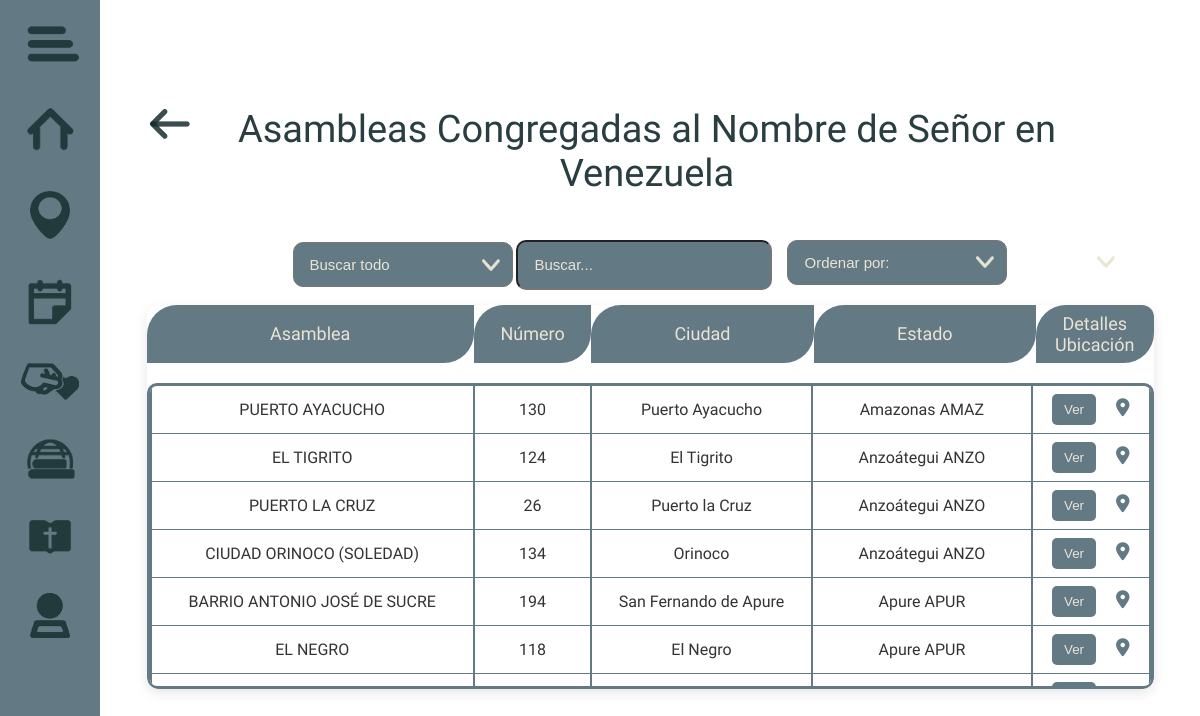
The app's page /Menu/Ubicaciones/Lista/index.php with its own data.
### tables this page shows
CREATE TABLE `iglesias` (
  `id` int(11) NOT NULL,
  `asamblea` varchar(255) NOT NULL,
  `numero` varchar(100) NOT NULL,
  `ciudad` varchar(100) NOT NULL,
  `estado` varchar(100) NOT NULL,
  `direccion` text NOT NULL,
  `domingo` varchar(100) DEFAULT NULL,
  `lunes` varchar(100) DEFAULT NULL,
  `martes` varchar(100) DEFAULT NULL,
  `miercoles` varchar(100) DEFAULT NULL,
  `jueves` varchar(100) DEFAULT NULL,
  `viernes` varchar(100) DEFAULT NULL,
  `sabado` varchar(100) DEFAULT NULL,
  `obras` text DEFAULT NULL,
  `GoogleMaps` varchar(255) NOT NULL,
  `coordenadas` varchar(150) DEFAULT NULL,
  `Fehca_Fundacion` varchar(255) NOT NULL
);

### Menu/Ubicaciones/Lista/index.php (the view, shortened to what this page needs)
<?php
$servername = "sql204.infinityfree.com";
$username = "if0_39714112";
$password = "MWgk9nZD6H0RIl";
$database = "if0_39714112_directorio_asambleas";
$conn = new mysqli($servername, $username, $password, $database);
$conn->set_charset("utf8");
$sql = "SELECT id, asamblea, numero, ciudad, estado, direccion, domingo, lunes, martes, miercoles, jueves, viernes, sabado, obras, GoogleMaps, Fehca_Fundacion FROM iglesias";
$result = $conn->query($sql);
?>
<!DOCTYPE html>
<html lang="es">
<head>
    <link rel="stylesheet" href="https://cdnjs.cloudflare.com/ajax/libs/font-awesome/6.4.0/css/all.min.css">
    <link rel="stylesheet" href="Lista.css">
</head>
<body>
    <nav class="menu-nav">
        <button class="icon-btn btn-menu" onclick="toggleSidebarMenu()" title="Menú">
            <img src="iconos/Menu.png" alt="Menú">
        </button>
        <button class="icon-btn solo-pc" onclick="location.href='https://pwagacandsv.rf.gd/Menu/index.php'" title="Inicio">
            <img src="iconos/Inicio.png" alt="Inicio">
        </button>
        <button class="icon-btn solo-pc" onclick="location.href='https://pwagacandsv.rf.gd/Menu/Submenu.php'" title="Ubicación">
            <img src="iconos/ubicaciones.png" alt="Ubicación">
        </button>
        <button class="icon-btn solo-pc" onclick="location.href='https://pwagacandsv.rf.gd/Menu/Eventos/index.php'" title="Eventos">
            <img src="iconos/eventos.png" alt="Eventos">
        </button>
        <?php if ($_SESSION["rol"] !== "invitado") : ?>
            <button class="icon-btn solo-pc" onclick="location.href='https://pwagacandsv.rf.gd/Menu/Donaciones/index.php'" title="Donaciones">
                <img src="iconos/donation.png" alt="Donaciones">
            </button>
        <?php endif; ?>
        <button class="icon-btn solo-pc" onclick="location.href='https://pwagacandsv.rf.gd/Menu/Material/index.php'" title="Material Literario">
            <img src="iconos/material.png" alt="Material Literario">
        </button>
        <button class="icon-btn solo-pc" onclick="location.href='https://pwagacandsv.rf.gd/Menu/LiteraturaBiblica/index.php'" title="Biblia">
            <img src="iconos/Biblia.png" alt="Estudio Bíblico">
        </button>
        <button class="icon-btn btn-sesion" onclick="location.href='https://pwagacandsv.rf.gd/Menu/logout.php'" title="Cerrar Sesión">
            <img src="iconos/Sesion.png" alt="Cerrar Sesión">
        </button>
    </nav>
<div class="contento">
    <header>
        <button onclick="location.href='https://pwagacandsv.rf.gd/Menu/Submenu.php'" class="return-button" title="Volver"></button>
        <h1>Asambleas Congregadas al Nombre de Señor en Venezuela</h1>
    </header>
    <div class="filtros-container">
        <div class="fila-buscador">
            <select id="columna" onchange="filtrarTabla()">
                <option value="all">Buscar todo</option>
            </select>
            <input class="BarradeBuscador" type="text" id="buscador" onkeyup="filtrarTabla()" placeholder="Buscar...">
        </div>
        <div >
            <select id="ordenar" onchange="ordenarTabla()" >
                <option value="">Ordenar por: </option>
            </select>
        </div>
    </div>
    <div class="tabla-contenedor">
        <table class="tabla-cabecera">
            <thead>
                <tr>
                    <th class="col1">Asamblea</th>
                    <th class="col2">Número</th>
                    <th class="col3">Ciudad</th>
                    <th class="col4">Estado</th>
                    <th class="col5">Detalles<br>Ubicación</th>
                </tr>
            </thead>
        </table>
        <div class="tabla-scroll">
            <table class="tabla-cuerpo">
                <tbody>
                    <?php if ($result->num_rows > 0): ?>
                        <?php while ($row = $result->fetch_assoc()): ?>
                        <?php
                            $estado = $row['estado'];
                            if ($estado === "Frontera Colombia") {
                                $abrev = "COLO";
                            } elseif ($estado === "Distrito Capital") {
                                $abrev = "CAPI";
                            } else {
                                $abrev = strtoupper(substr($estado, 0, 4));
                            }
                        ?>
                        <tr>
                            <td class="col1"><?= htmlspecialchars($row['asamblea']) ?></td>
                            <td class="col2"><?= htmlspecialchars($row['numero']) ?></td>
                            <td class="col3"><?= htmlspecialchars($row['ciudad']) ?></td>
                            <td class="col4" data-abrev="<?= $abrev ?>">
                            </td>
                            <td class="col5">
                                <button class="btn-detalles" onclick='mostrarDetalles(<?= json_encode($row, JSON_UNESCAPED_UNICODE) ?>)'>Ver</button>
                                <a class="btn-mapa"
                                    href="<?= htmlspecialchars($row['GoogleMaps']) ?>"
                                    target="_blank"
                                    rel="noopener noreferrer"
                                    title="Ver en Google Maps">
                                    <i class="fas fa-map-marker-alt"></i>
                                </a>
                            </td>
                        </tr>
                        <?php endwhile; ?>
                    <?php else: ?>
                        <tr><td colspan="9">No hay datos disponibles</td></tr>
                    <?php endif; ?>
                </tbody>
            </table>
        </div>
    </div>
</div>
</body>
</html>

### Menu/Ubicaciones/Lista/Lista.css (style rules this page uses)
html, body { overflow-y: scroll; scrollbar-width: none; }
body { font-family: 'Sansation', sans-serif; display: flex; justify-content: center; align-items: center; height: 100vh; margin: 0; }
body::after { content: ""; position: absolute; top: 0; left: 0; width: 100%; height: 100%; background-image: url('iconos/Fonfo_Mapa_Color.png'); background-size: cover; background-repeat: no-repeat; background-position: top; opacity: 0.7; z-index: -1; justify-content: center; align-items: center; font-family: 'Sansation', sans-serif; display: flex; margin: 0; justify-content: center; align-items: center; }
.contento { margin-left: 100px; padding: 20px; }
header { position: relative; padding: 15px 30px; max-width: 90%; color: #192E2FD9; display: flex; justify-content: space-between; z-index: 2; font-family: 'Oleo Script', sans-serif; text-align: center; }
header h1 { font-family: 'Oleo Script', cursive; font-weight: normal; font-size: 38px; color: #2a3e42; display: flex; flex-direction: column; align-items: center; margin: 0 auto; box-sizing: border-box; border-radius: 8px; }
header .return-button { width: 35px; height: 35px; background-image: url('iconos/Retorno.png'); background-size: contain; background-repeat: no-repeat; background-position: center; border: none; cursor: pointer; z-index: 1003; background-color: transparent; border: none; padding: 10px 20px; font-size: 16px; font-family: 'Oleo Script', sans-serif; cursor: pointer; border-radius: 12px; transition: all 0.3s ease; }
.filtros-container { width: 90%; margin: 30px auto 10px; display: flex; flex-wrap: wrap; justify-content: center; gap: 15px; font-family: 'Sansation', sans-serif; color: #EAE4D5; }
.filtros-container select, .filtros-container input[type="text"] { padding: 12px 16px; font-size: 15px; border-radius: 8px; background-color: #637983; transition: all 0.3s ease; min-width: 220px; color: #EAE4D5; height: 100%; }
.filtros-container select, .filtros-container { appearance: none; -webkit-appearance: none; -moz-appearance: none; position: relative; background-repeat: no-repeat; background-image: url('iconos/Barrita.png'); background-position: right 12px center; background-size: 18px; cursor: pointer; color: #EAE4D5; border-radius: 10px; }
.filtros-container input[type="text"] { flex: 1; max-width: 500px; height: 50%; color: #EAE4D5; border-radius: 10px; }
.filtros-container input[type="text"]::placeholder { color: #EAE4D5; opacity: 1; }
table { border-collapse: collapse; table-layout: fixed; width: 100%; }
th, td { text-align: center; padding: 8px 6px; }
.col1 { width: 30%; }
.col2 { width: 10%; }
.col3 { width: 20%; }
.col4 { width: 20%; }
.col5 { width: 10%; }
.tabla-contenedor { width: 95%; margin: 20px auto; border-radius: 12px; overflow: hidden; box-shadow: 0 4px 12px rgba(0, 0, 0, 0.1); }
.tabla-cabecera th { background: linear-gradient(to right, #637983, #637983); color: #EAE4D5; font-size: 18px; font-family: 'Sansation', sans-serif; border-radius: 30px 0 30px 0; font-weight: normal; }
.tabla-scroll { max-height: 300px; overflow-y: scroll; scrollbar-width: none; -ms-overflow-style: none; margin-top: 20px; border-radius: 10px; border: 3px solid #637983; }
.tabla-cuerpo td { background: transparent; font-family: 'Sansation', sans-serif; font-size: 16px; color: #333; border-bottom: 1px solid #637983; border-right: 2px solid #637983; border-left: 2px solid #637983; }
.btn-detalles { margin-right: 16px; }
.btn-detalles { background: #637983; color: #EAE4D5; padding: 8px 12px; border: none; cursor: pointer; border-radius: 5px; transition: background 0.3s; }
.btn-mapa i { font-size: 18px; color: #637983; transition: transform 0.2s ease; }
.menu-nav { position: fixed; top: 0; left: 0; width: 100px; height: 100vh; display: flex; flex-direction: column; align-items: center; justify-content: start; padding-top: 0px; z-index: 1001; background-color: #637983; }
.icon-btn { background: none; border: none; margin: 5px 0; cursor: pointer; padding: 5px; width: 100%; transition: background 0.3s; }
.icon-btn img { width: auto; height: 70%; }

### records on screen
iglesias: asamblea "PUERTO AYACUCHO", numero "130", ciudad "Puerto Ayacucho"
iglesias: asamblea "EL TIGRITO", numero "124", ciudad "El Tigrito"
iglesias: asamblea "PUERTO LA CRUZ", numero "26", ciudad "Puerto la Cruz"
iglesias: asamblea "CIUDAD ORINOCO (SOLEDAD)", numero "134", ciudad "Orinoco"
iglesias: asamblea "BARRIO ANTONIO JOSÉ DE SUCRE", numero "194", ciudad "San Fernando de Apure"
iglesias: asamblea "EL NEGRO", numero "118", ciudad "El Negro"
